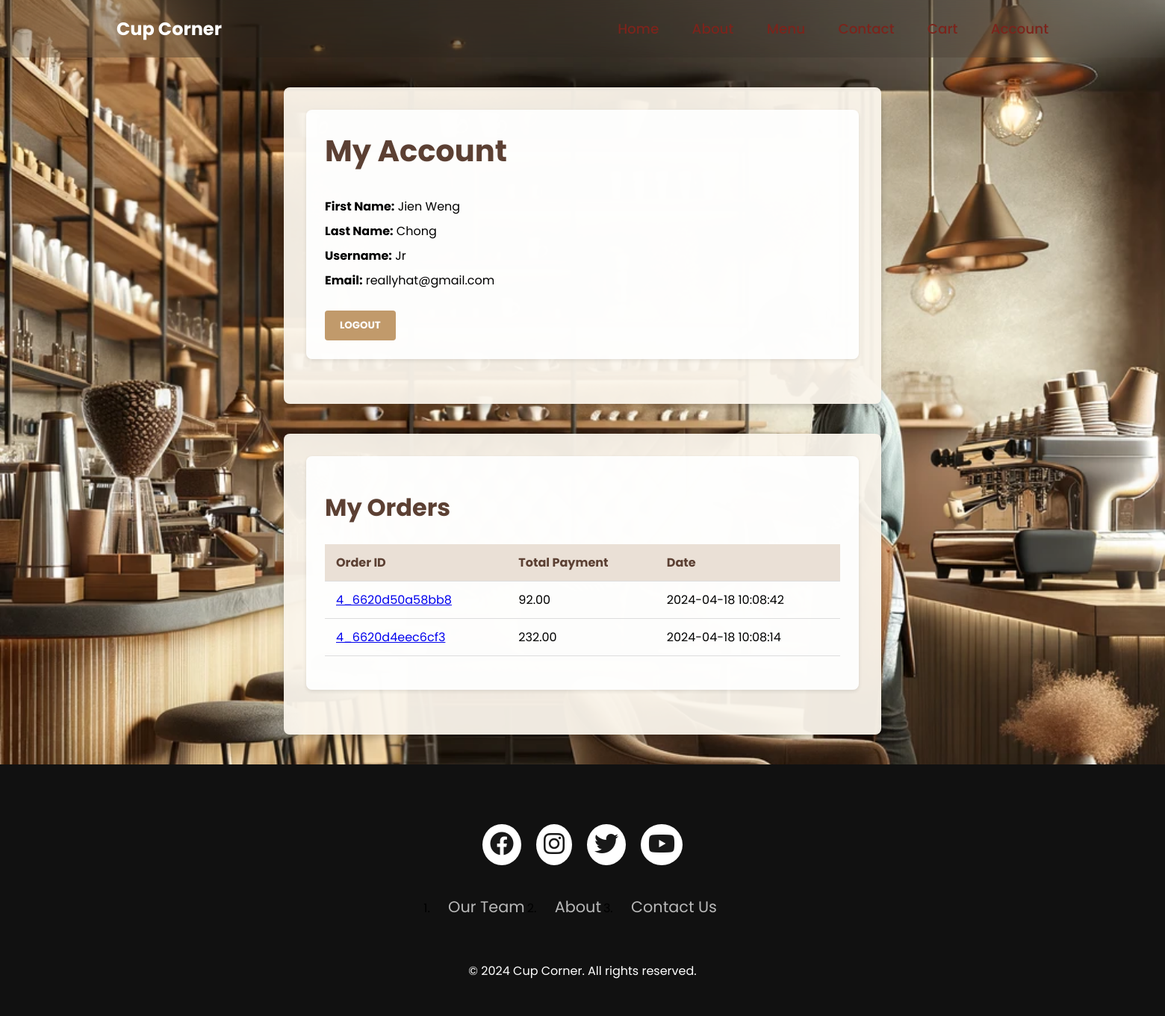
/account.php (signed in), run on an earlier commit of the app's database.
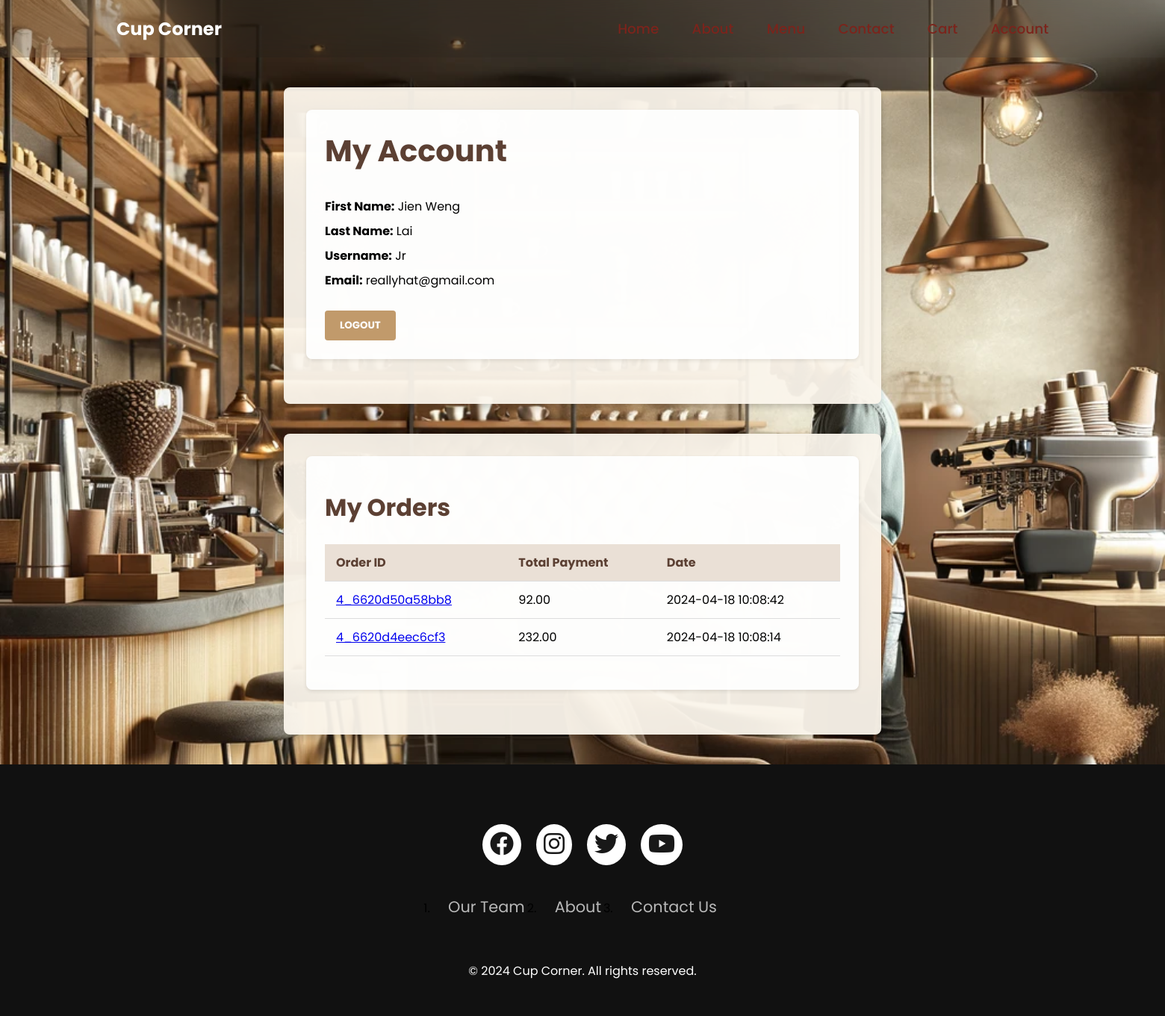
And on a later commit of the database.
### tables this page shows
CREATE TABLE `users` (
  `id` int(10) UNSIGNED NOT NULL,
  `firstname` varchar(30) NOT NULL,
  `lastname` varchar(30) NOT NULL,
  `username` varchar(50) NOT NULL,
  `email` varchar(50) NOT NULL,
  `password` varchar(20) NOT NULL
);

### account.php (the view, shortened to what this page needs)
<?php
    include("config.php");
    $userId = $_SESSION['userId'];
    $query = "SELECT * FROM users WHERE id = $userId";
    $result = mysqli_query($con, $query);
    if ($result) {
        $userData = mysqli_fetch_assoc($result);
    } else {
        $error = "Failed to fetch user data";
    }
    $orderQuery = "SELECT * FROM orders WHERE user_id = $userId ORDER BY date_created DESC";
    $orderResult = mysqli_query($con, $orderQuery);
    if ($orderResult) {
        $orders = mysqli_fetch_all($orderResult, MYSQLI_ASSOC);
    } else {
        $error = "Failed to fetch user orders";
    }
?>
<!DOCTYPE html>
<html lang="en">
<head>
    <link rel="stylesheet" href="reAccount.css">
</head>
<body>
    <?php include("include/navbar.php") ?>
    <div class="container">
        <div class="box">
            <div class="form-box">
                <h1>My Account</h1>
                <div class="user-info">
                    <p><strong>First Name:</strong> <?php echo $userData['firstname']; ?></p>
                    <p><strong>Last Name:</strong> <?php echo $userData['lastname']; ?></p>
                    <p><strong>Username:</strong> <?php echo $userData['username']; ?></p>
                    <p><strong>Email:</strong> <?php echo $userData['email']; ?></p>
                </div>
                <form action="" method="post">
                    <input type="submit" name="logout" value="Logout" class="logout-button">
                </form>
            </div>
        </div>
    </div>
    <div class="container">
        <div class="box">
            <div class="form-box">
                <h2>My Orders</h2>
                <div class="orders">
                    <?php if (isset($orders) && !empty($orders)) { ?>
                        <table>
                            <thead>
                                <tr>
                                    <th>Order ID</th>
                                    <th>Total Payment</th>
                                    <th>Date</th>
                                </tr>
                            </thead>
                            <tbody>
                                <?php foreach ($orders as $order) { ?>
                                    <tr>
                                        <td><a href="order_details.php?order_id=<?php echo $order['order_id']; ?>"><?php echo $order['order_id']; ?></a></td>
                                        <td><?php echo $order['total_payment']; ?></td>
                                        <td><?php echo $order['date_created']; ?></td>
                                    </tr>
                                <?php } ?>
                            </tbody>
                        </table>
                    <?php } else { ?>
                        <p>No orders found.</p>
                    <?php } ?>
                </div>
            </div>
        </div>
    </div>
    <footer>
        <?php include('include/footer.php'); ?>
    </footer>
</body>
</html>

What changed in the data, as far as the page shows it:
changed users "Jien Weng": lastname "Chong" → "Lai"
